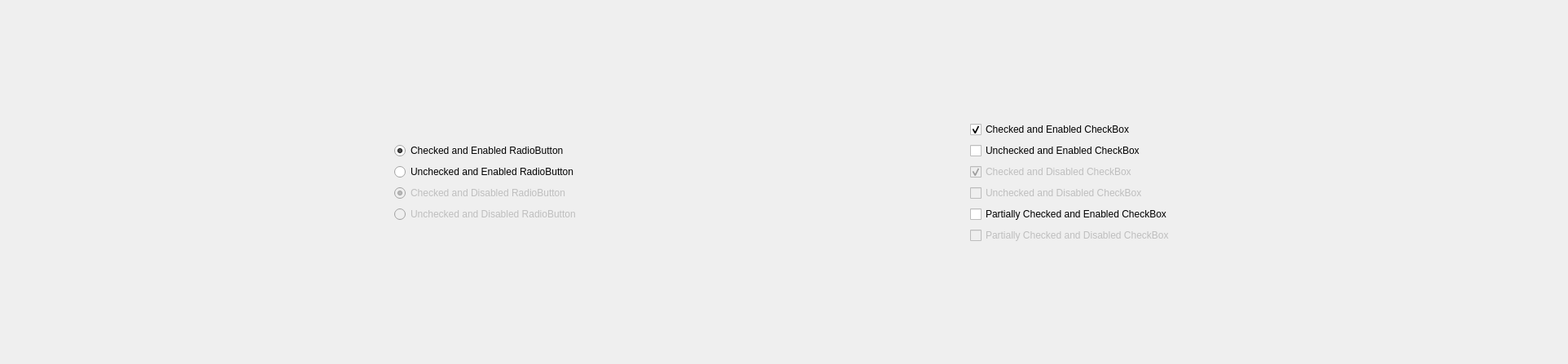
          <widget class="QWidget" name="page_23">
           <property name="geometry">
            <rect>
             <x>0</x>
             <y>0</y>
             <width>1925</width>
             <height>447</height>
            </rect>
           </property>
           <attribute name="label">
            <string>Radios and Checkboxes</string>
           </attribute>
           <layout class="QGridLayout" name="gridLayout_19">
            <item row="0" column="0">
             <layout class="QHBoxLayout" name="horizontalLayout_19">
              <item>
               <spacer name="horizontalSpacer_22">
                <property name="orientation">
                 <enum>Qt::Orientation::Horizontal</enum>
                </property>
                <property name="sizeHint" stdset="0">
                 <size>
                  <width>40</width>
                  <height>20</height>
                 </size>
                </property>
               </spacer>
              </item>
              <item>
               <layout class="QVBoxLayout" name="verticalLayout">
                <item>
                 <spacer name="verticalSpacer_14">
                  <property name="orientation">
                   <enum>Qt::Orientation::Vertical</enum>
                  </property>
                  <property name="sizeHint" stdset="0">
                   <size>
                    <width>20</width>
                    <height>40</height>
                   </size>
                  </property>
                 </spacer>
                </item>
                <item>
                 <widget class="QRadioButton" name="radioButton_7">
                  <property name="text">
                   <string>Checked and Enabled RadioButton</string>
                  </property>
                  <property name="checked">
                   <bool>true</bool>
                  </property>
                  <property name="autoExclusive">
                   <bool>false</bool>
                  </property>
                 </widget>
                </item>
                <item>
                 <widget class="QRadioButton" name="radioButton_5">
                  <property name="text">
                   <string>Unchecked and Enabled RadioButton</string>
                  </property>
                  <property name="autoExclusive">
                   <bool>false</bool>
                  </property>
                 </widget>
                </item>
                <item>
                 <widget class="QRadioButton" name="radioButton_8">
                  <property name="enabled">
                   <bool>false</bool>
                  </property>
                  <property name="text">
                   <string>Checked and Disabled RadioButton</string>
                  </property>
                  <property name="checked">
                   <bool>true</bool>
                  </property>
                 </widget>
                </item>
                <item>
                 <widget class="QRadioButton" name="radioButton_6">
                  <property name="enabled">
                   <bool>false</bool>
                  </property>
                  <property name="text">
                   <string>Unchecked and Disabled RadioButton</string>
                  </property>
                 </widget>
                </item>
                <item>
                 <spacer name="verticalSpacer_3">
                  <property name="orientation">
                   <enum>Qt::Orientation::Vertical</enum>
                  </property>
                  <property name="sizeHint" stdset="0">
                   <size>
                    <width>20</width>
                    <height>40</height>
                   </size>
                  </property>
                 </spacer>
                </item>
               </layout>
              </item>
              <item>
               <spacer name="horizontalSpacer_24">
                <property name="orientation">
                 <enum>Qt::Orientation::Horizontal</enum>
                </property>
                <property name="sizeHint" stdset="0">
                 <size>
                  <width>40</width>
                  <height>20</height>
                 </size>
                </property>
               </spacer>
              </item>
              <item>
               <layout class="QVBoxLayout" name="verticalLayout_2">
                <item>
                 <spacer name="verticalSpacer_15">
                  <property name="orientation">
                   <enum>Qt::Orientation::Vertical</enum>
                  </property>
                  <property name="sizeHint" stdset="0">
                   <size>
                    <width>20</width>
                    <height>40</height>
                   </size>
                  </property>
                 </spacer>
                </item>
                <item>
                 <widget class="QCheckBox" name="checkBox_8">
                  <property name="text">
                   <string>Checked and Enabled CheckBox</string>
                  </property>
                  <property name="checked">
                   <bool>true</bool>
                  </property>
                  <property name="tristate">
                   <bool>true</bool>
                  </property>
                 </widget>
                </item>
                <item>
                 <widget class="QCheckBox" name="checkBox_5">
                  <property name="text">
                   <string>Unchecked and Enabled CheckBox</string>
                  </property>
                  <property name="tristate">
                   <bool>true</bool>
                  </property>
                 </widget>
                </item>
                <item>
                 <widget class="QCheckBox" name="checkBox_7">
                  <property name="enabled">
                   <bool>false</bool>
                  </property>
                  <property name="text">
                   <string>Checked and Disabled CheckBox</string>
                  </property>
                  <property name="checked">
                   <bool>true</bool>
                  </property>
                 </widget>
                </item>
                <item>
                 <widget class="QCheckBox" name="checkBox_6">
                  <property name="enabled">
                   <bool>false</bool>
                  </property>
                  <property name="text">
                   <string>Unchecked and Disabled CheckBox</string>
                  </property>
                 </widget>
                </item>
                <item>
                 <widget class="QCheckBox" name="checkBox_13">
                  <property name="text">
                   <string>Partially Checked and Enabled CheckBox</string>
                  </property>
                  <property name="tristate">
                   <bool>true</bool>
                  </property>
                 </widget>
                </item>
                <item>
                 <widget class="QCheckBox" name="checkBox_14">
                  <property name="enabled">
                   <bool>false</bool>
                  </property>
                  <property name="text">
                   <string>Partially Checked and Disabled CheckBox</string>
                  </property>
                  <property name="tristate">
                   <bool>true</bool>
                  </property>
                 </widget>
                </item>
                <item>
                 <spacer name="verticalSpacer_4">
                  <property name="orientation">
                   <enum>Qt::Orientation::Vertical</enum>
                  </property>
                  <property name="sizeHint" stdset="0">
                   <size>
                    <width>20</width>
                    <height>40</height>
                   </size>
                  </property>
                 </spacer>
                </item>
               </layout>
              </item>
              <item>
               <spacer name="horizontalSpacer_23">
                <property name="orientation">
                 <enum>Qt::Orientation::Horizontal</enum>
                </property>
                <property name="sizeHint" stdset="0">
                 <size>
                  <width>40</width>
                  <height>20</height>
                 </size>
                </property>
               </spacer>
              </item>
             </layout>
            </item>
           </layout>
          </widget>
